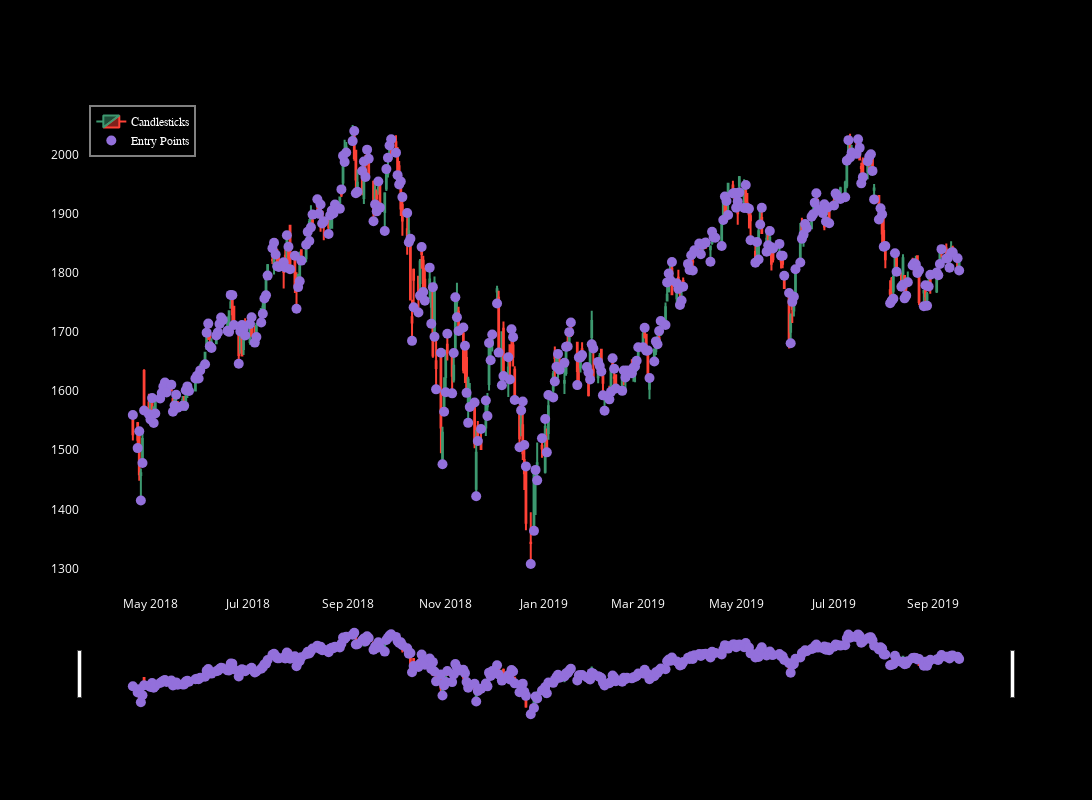

The code cell stored with this chart in its notebook:
### Code cell
plot_candlestick_with_signals(dataframes[0], start_index=300, num_rows=355)

### Figure 1 — Plotly figure (JSON) as saved in the notebook; plotly's stock layout.template omitted (floating-point values rounded to 4 significant figures; data arrays with more than 128 entries replaced by an {"elided": "..."} marker saying what was removed)
{"data": [{"close": {"elided": "355 float values"}, "high": {"elided": "355 float values"}, "low": {"elided": "355 float values"}, "name": "Candlesticks", "open": {"elided": "355 float values"}, "type": "candlestick", "x": {"elided": "355 str values"}, "xaxis": "x", "yaxis": "y"}, {"marker": {"color": "MediumPurple", "size": 10, "symbol": "circle"}, "mode": "markers", "name": "Entry Points", "type": "scatter", "x": {"elided": "355 str values"}, "xaxis": "x", "y": {"elided": "355 float values"}, "yaxis": "y"}], "layout": {"font": {"color": "white"}, "height": 800, "legend": {"bgcolor": "black", "bordercolor": "gray", "borderwidth": 2, "font": {"color": "white", "family": "sans-serif", "size": 12}, "traceorder": "normal", "x": 0.01, "y": 0.99}, "paper_bgcolor": "black", "plot_bgcolor": "black", "showlegend": true, "width": 1200, "xaxis": {"anchor": "y", "domain": [0, 1], "showgrid": false, "zeroline": false}, "yaxis": {"anchor": "x", "domain": [0, 1], "showgrid": false, "zeroline": false}}}
